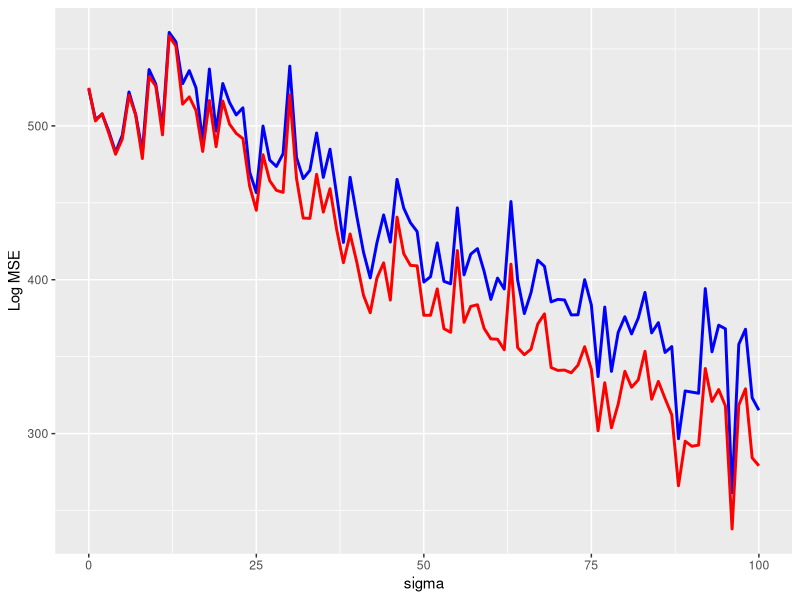

Recreate this plot in R.
############################################################
### Q-4
############################################################

ff <- function(x.input, y.input){
  library(polynom)
  return(as.function(poly.calc(x.input, y.input)))
}

sigma <- seq(0, 100, by=1)
log.train.error <- NULL 
log.test.error <- NULL

# test set
set.seed(123)
x.test <- runif(100, min = 100, max = 200)
y.test <- sin(x.test)

for(i in 1:length(sigma)){
  set.seed(i)
  # training set
  x.train <- runif(100, min = 100, max = 200) + rnorm(100, mean = 0, sd = sigma[i]) 
  y.train <- sin(x.train)
  log.train.error <- c(log.train.error, log(mean(y.train-ff(x.train, y.train)(x.train))^2))
  log.test.error <- c(log.test.error, log(mean(y.test-ff(x.train, y.train)(x.test))^2))
}

dat.err <- data.frame(sigma=sigma, log.train.error=log.train.error, log.test.error=log.test.error)

library(ggplot2)
ggplot(dat.err, aes(x=sigma, y=log.train.error)) +
  geom_line(size=1, col='blue') +
  geom_line(aes(x=sigma, y=log.test.error), size=1, col='red') + 
  ylab("Log MSE")
